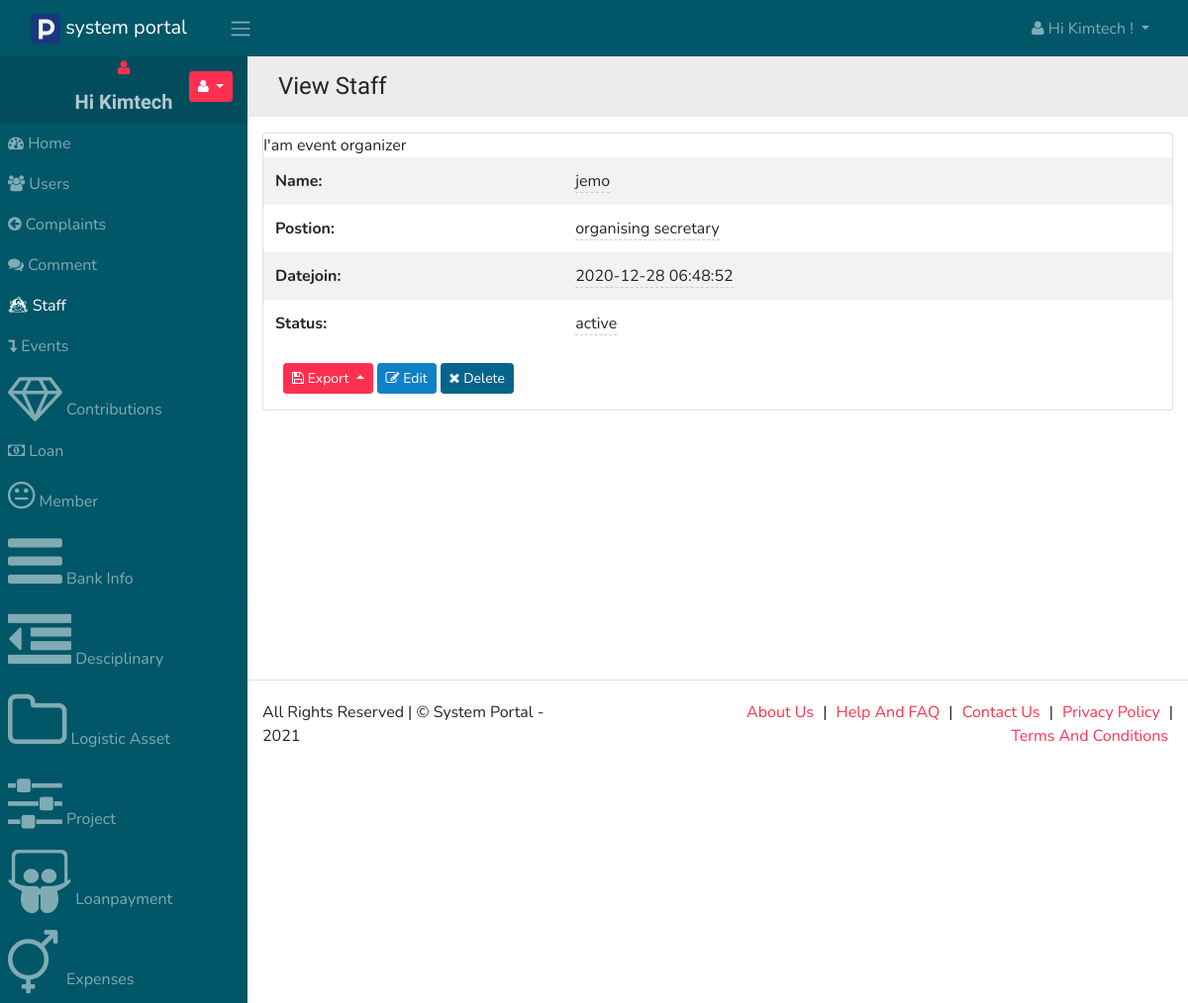
Screenshot of /staff/view/2 (signed in) with the database file from the repository.
### tables this page shows
CREATE TABLE `staff` (
  `id` int(11) NOT NULL,
  `name` varchar(255) DEFAULT NULL,
  `postion` varchar(255) DEFAULT NULL,
  `datejoin` varchar(255) NOT NULL,
  `status` varchar(255) NOT NULL,
  `introduction` varchar(255) NOT NULL
);

### app/controllers/StaffController.php (called while the page is built, shortened)
<?php
class StaffController extends SecureController{
	function __construct(){
		$this->tablename = "staff";
	}
	function view($rec_id = null, $value = null){
		$db = $this->GetModel();
		$rec_id = $this->rec_id = urldecode($rec_id);
		$tablename = $this->tablename;
		$fields = array("id",
			"name",
			"postion",
			"datejoin",
			"status",
			"introduction");
		if($value){
			$db->where($rec_id, urldecode($value));
		}
		else{
			$db->where("staff.id", $rec_id);;
		}
		$record = $db->getOne($tablename, $fields );
		return $this->render_view("staff/view.php", $record);
	}
}

### index.php (called while the page is built, shortened)
<?php
	require(HELPERS_DIR . 'Functions.php');
	require(SYSTEM_DIR . 'BaseView.php');
	$page = new Router;
	$page->init();

### app/models/PDODb.php (called while the page is built, shortened)
<?php
class PDODb
{
    private $connectionParams = array(
        'type' => 'mysql',
        'host' => null,
        'username' => null,
        'password' => null,
        'dbname' => null,
        'port' => null,
        'charset' => null
    );
    private $groupBy = array();
    private $orderBy = array();
    private $params = array();
    private $pdo;
    private $prefix = '';
    private $query = '';
    private $queryOptions = array();
    private $returnType = PDO::FETCH_ASSOC;
    private $useGenerator = false;
    public function __construct($type, $host = null, $username = null, $password = null, $dbname = null, $port = null, $charset = null)
    {
        if (is_array($type)) {
            $this->connectionParams = $type;
        }
		elseif (is_object($type)) {
            $this->pdo = $type;
        }
		else {
            foreach ($this->connectionParams as $key => $param) {
                if (isset($$key) && !is_null($$key)) {
                    $this->connectionParams[$key] = $$key;
                }
            }
        }
    }
    public function connect()
    {
		$dbType = strtolower($this->connectionParams['type']);
		if($dbType == 'sqlite'){
			$this->fieldQuote = '"';
			$connectionString = 'sqlite:'.$this->connectionParams['dbname'];
			$this->pdo = new PDO($connectionString);
		}
		else{
			$connectionString = $this->connectionParams['type'].':';
			$connectionParams = ['host', 'dbname', 'port'];
			foreach ($connectionParams as $connectionParam) {
				if (!empty($this->connectionParams[$connectionParam])) {
					$connectionString .= $connectionParam.'='.$this->connectionParams[$connectionParam].';';
				}
			}
			$connectionString = rtrim($connectionString, ';');
			$options = array(
				PDO::ATTR_ERRMODE => PDO::ERRMODE_EXCEPTION,
				PDO::ATTR_PERSISTENT => false
			);
			$this->pdo = new PDO($connectionString, $this->connectionParams['username'], $this->connectionParams['password'], $options);
			$charset = $this->connectionParams['charset'];
			if(!empty($charset)){
				$this->pdo->query("SET NAMES '$charset'");
			}
		}
    }
    private function buildCondition($operator, $conditions)
    {
        if (empty($conditions)) {
            return;
        }
        $this->query .= ' '.$operator;
        foreach ($conditions as $cond) {
            list ($concat, $varName, $operator, $val) = $cond;
            $this->query .= " ".$concat." ".$varName;
            switch (strtolower($operator)) {
                default:
                    if (is_array($val)) {
                        $this->params = array_merge($this->params, $val);
                    } elseif ($val === null) {
                        $this->query .= ' '.$operator." NULL";
                    } elseif ($val != 'DBNULL' || $val == '0') {
                        $this->query .= $this->buildPair($operator, $val);
                    }
            }
        }
    }
    protected function buildGroupBy()
    {
        if (empty($this->groupBy)) {
            return;
        }
        $this->query .= " GROUP BY ";
        $this->query = rtrim($this->query, ', ')." ";
    }
    private function buildLimit($numRows)
    {
		$dbType = $this->connectionParams['type'];
		if($dbType == 'sqlsrv'){
			if (is_array($numRows)) {
				$limit = $numRows[1];
				$offset = intval($numRows[0]);
				$orderby = null;
				if(empty($this->orderBy)){
					$orderby = " ORDER BY(SELECT NULL)";
				}
				$this->query .= "$orderby OFFSET $offset ROWS FETCH NEXT $limit ROWS ONLY";
			}
		}
		else{
			if (is_array($numRows)) {
				$this->query .= ' LIMIT '.(int) $numRows[1].' OFFSET '.(int) $numRows[0];
			}
			else {
				$this->query .= ' LIMIT '.(int) $numRows;
			}
		}
	}
    private function buildOrderBy()
    {
        if (empty($this->orderBy)) {
            return;
        }
        $this->query .= " ORDER BY ";
        $this->query = rtrim($this->query, ', ')." ";
    }
    private function buildPair($operator, $value)
    {
        if (!is_object($value)) {
            $this->params[] = $value;
            return ' '.$operator.' ? ';
        }
        $subQuery = $value->getSubQuery();
        return " ".$operator." (".$subQuery['query'].") ".$subQuery['alias'];
    }
    private function buildQuery($numRows, $tableData = null)
    {
		$this->params = [];
        return $this->prepare();
    }
    private function buildResult($stmt)
    {
		if ($stmt->columnCount () == 0){
			return $stmt->rowCount();
		}
		else{
			if ($this->useGenerator) {
				return $this->buildResultGenerator($stmt);
			}
			else {
				return $stmt->fetchAll($this->returnType);
			}
		}
    }
    private function determineType($item)
    {
        switch (gettype($item)) {
            case 'string':
                return PDO::PARAM_STR;
        }
    }
    private function getTableName($tableName)
    {
        return strpos($tableName, '.') !== false ? $tableName : $this->prefix.$tableName;
    }
    public function get($tableName, $numRows = null, $columns = '*')
    {
        $column = is_array($columns) ? implode(', ', $columns) : $columns;
		$dbType = $this->connectionParams['type'];
		$queryOptions = implode(' ', $this->queryOptions);
		$sqlsrvTop = "";
        $this->query = "SELECT $queryOptions $sqlsrvTop $column FROM " . $this->getTableName($tableName);
		$stmt = $this->buildQuery($numRows);
        $stmt->execute();
        $result = $this->buildResult($stmt);
        return $result;
    }
    public function getOne($tableName, $columns = '*')
    {
        $result = $this->get($tableName, 1, $columns);
        if ($this->useGenerator) {
            return $result->current() ? $result->current() : false;
        } else {
            return $result ? $result[0] : false;
        }
    }
    public function pdo()
    {
        if (!$this->pdo) {
            $this->connect();
        }
        return $this->pdo;
    }
    private function prepare()
    {
		$query = $this->query;
        $stmt = $this->pdo()->prepare($query);
        foreach ($this->params as $key => $value) {
            $stmt->bindValue(is_int($key) ? $key + 1 : ':'.$key, $value, $this->determineType($value));
        }
        return $stmt;
    }
    private function reset()
    {
        $this->groupBy         = [];
        $this->orderBy         = [];
        $this->params          = [];
        $this->query           = '';
        $this->queryOptions    = [];
    }
}

### app/views/partials/staff/view.php (the view, shortened to what this page needs)
<?php
$page_element_id = "view-page-" . random_str();
$current_page = $this->set_current_page_link();
$data = $this->view_data;
$show_header = $this->show_header;
?>
<section class="page" id="<?php echo $page_element_id; ?>" data-page-type="view"  data-display-type="table" data-page-url="<?php print_link($current_page); ?>">
    <?php
    if( $show_header == true ){
    ?>
    <div  class="bg-light p-3 mb-3">
        <div class="container">
            <div class="row ">
                <div class="col ">
                    <h4 class="record-title">View  Staff</h4>
                </div>
            </div>
        </div>
    </div>
    <?php
    }
    ?>
    <div  class="">
        <div class="container">
            <div class="row ">
                <div class="col-md-12 comp-grid">
                    <div  class="card animated fadeIn page-content">
                        <?php
                        if(!empty($data)){
                        $rec_id = (!empty($data['id']) ? urlencode($data['id']) : null);
                        ?>
                        <div id="page-report-body" class="">
                            <table class="table table-hover table-borderless table-striped">
                                <tbody class="page-data" id="page-data-<?php echo $page_element_id; ?>">
                                    <tr  class="td-name">
                                        <th class="title"> Name: </th>
                                        <td class="value">
                                            <span  data-value="<?php echo $data['name']; ?>"
                                                data-pk="<?php echo $data['id'] ?>"
                                                data-url="<?php print_link("staff/editfield/" . urlencode($data['id'])); ?>"
                                                data-name="name"
                                                data-title="Enter Name"
                                                data-placement="left"
                                                data-toggle="click"
                                                data-type="text"
                                                data-mode="popover"
                                                data-showbuttons="left"
                                                class="is-editable" >
                                                <?php echo $data['name']; ?>
                                            </span>
                                        </td>
                                    </tr>
                                    <tr  class="td-postion">
                                        <th class="title"> Postion: </th>
                                        <td class="value">
                                            <span  data-source='<?php echo json_encode_quote(Menu :: $postion); ?>'
                                                data-value="<?php echo $data['postion']; ?>"
                                                data-pk="<?php echo $data['id'] ?>"
                                                data-url="<?php print_link("staff/editfield/" . urlencode($data['id'])); ?>"
                                                data-name="postion"
                                                data-title="Select your position..."
                                                data-placement="left"
                                                data-toggle="click"
                                                data-type="select"
                                                data-mode="popover"
                                                data-showbuttons="left"
                                                class="is-editable" >
                                                <?php echo $data['postion']; ?>
                                            </span>
                                        </td>
                                    </tr>
                                    <tr  class="td-datejoin">
                                        <th class="title"> Datejoin: </th>
                                        <td class="value">
                                            <span  data-flatpickr="{ minDate: '', maxDate: ''}"
                                                data-value="<?php echo $data['datejoin']; ?>"
                                                data-pk="<?php echo $data['id'] ?>"
                                                data-url="<?php print_link("staff/editfield/" . urlencode($data['id'])); ?>"
                                                data-name="datejoin"
                                                data-title="Enter Datejoin"
                                                data-placement="left"
                                                data-toggle="click"
                                                data-type="flatdatetimepicker"
                                                data-mode="popover"
                                                data-showbuttons="left"
                                                class="is-editable" >
                                                <?php echo $data['datejoin']; ?>
                                            </span>
                                        </td>
                                    </tr>
                                    <tr  class="td-status">
                                        <th class="title"> Status: </th>
                                        <td class="value">
                                            <span  data-source='<?php echo json_encode_quote(Menu :: $status2); ?>'
                                                data-value="<?php echo $data['status']; ?>"
                                                data-pk="<?php echo $data['id'] ?>"
                                                data-url="<?php print_link("staff/editfield/" . urlencode($data['id'])); ?>"
                                                data-name="status"
                                                data-title="Select a value ..."
                                                data-placement="left"
                                                data-toggle="click"
                                                data-type="select"
                                                data-mode="popover"
                                                data-showbuttons="left"
                                                class="is-editable" >
                                                <?php echo $data['status']; ?>
                                            </span>
                                        </td>
                                    </tr>
                                    <div><?php echo $data['introduction']; ?></div>
                                </tbody>
                            </table>
                        </div>
                        <div class="p-3 d-flex">
                            <div class="dropup export-btn-holder mx-1">
                                <button class="btn btn-sm btn-primary dropdown-toggle" type="button" data-toggle="dropdown" aria-haspopup="true" aria-expanded="false">
                                    <i class="fa fa-save"></i> Export
                                </button>
                                                </div>
                                                <a class="btn btn-sm btn-info"  href="<?php print_link("staff/edit/$rec_id"); ?>">
                                                    <i class="fa fa-edit"></i> Edit
                                                </a>
                                                <a class="btn btn-sm btn-danger record-delete-btn mx-1"  href="" data-prompt-msg="Are you sure you want to delete this record?" data-display-style="modal">
                                                    <i class="fa fa-times"></i> Delete
                                                </a>
                                            </div>
                                            <?php
                                            }
                                            ?>
                                        </div>
                                    </div>
                                </div>
                            </div>
                        </div>
                    </section>

### assets/css/custom-style.css (style rules this page uses)
body { margin: 0; padding: 0; overflow-x: hidden; }
td, th { position:relative; }
td .is-editable { border-bottom:none; border-bottom: 1px dashed #ccc; }
.dropdown-toggle:after { transition: 0.5s; }
.table tr td { vertical-align: middle !important; }
.table { margin-bottom: 0; }
.table-borderless tbody tr td, .table-borderless tbody tr th, .table-borderless thead tr th { border: none; }
h1, h2, h3, h4, h5 { margin: 0; padding: 0; }
body { padding-top:50px; }

### rows the page displays
staff: name "jemo", postion "organising secretary", datejoin "2020-12-28 06:48:52", status "active", introduction "I'am event organizer"

### other values shown
SITE_NAME "system portal"
USER_NAME "Kimtech"
$menuobj['label'] "Home"
$menuobj['label'] "Users"
$menuobj['label'] "Complaints"
$menuobj['label'] "Comment"
$menuobj['label'] "Staff"
$menuobj['label'] "Events"
$menuobj['label'] "Contributions"
$menuobj['label'] "Loan"
$menuobj['label'] "Member"
$menuobj['label'] "Bank Info"
$menuobj['label'] "Desciplinary"
$menuobj['label'] "Logistic Asset"
$menuobj['label'] "Project"
